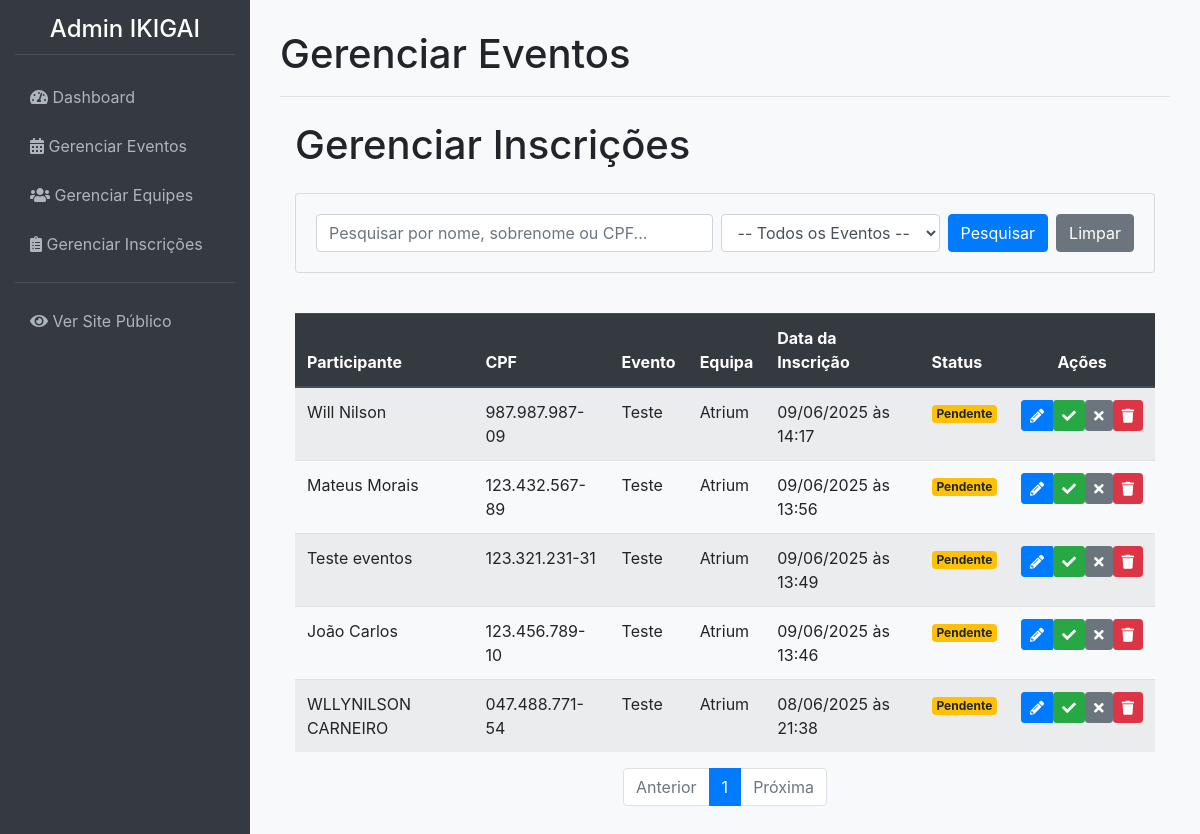
The app's page /admin/gerenciar_inscricoes (signed in), older data.
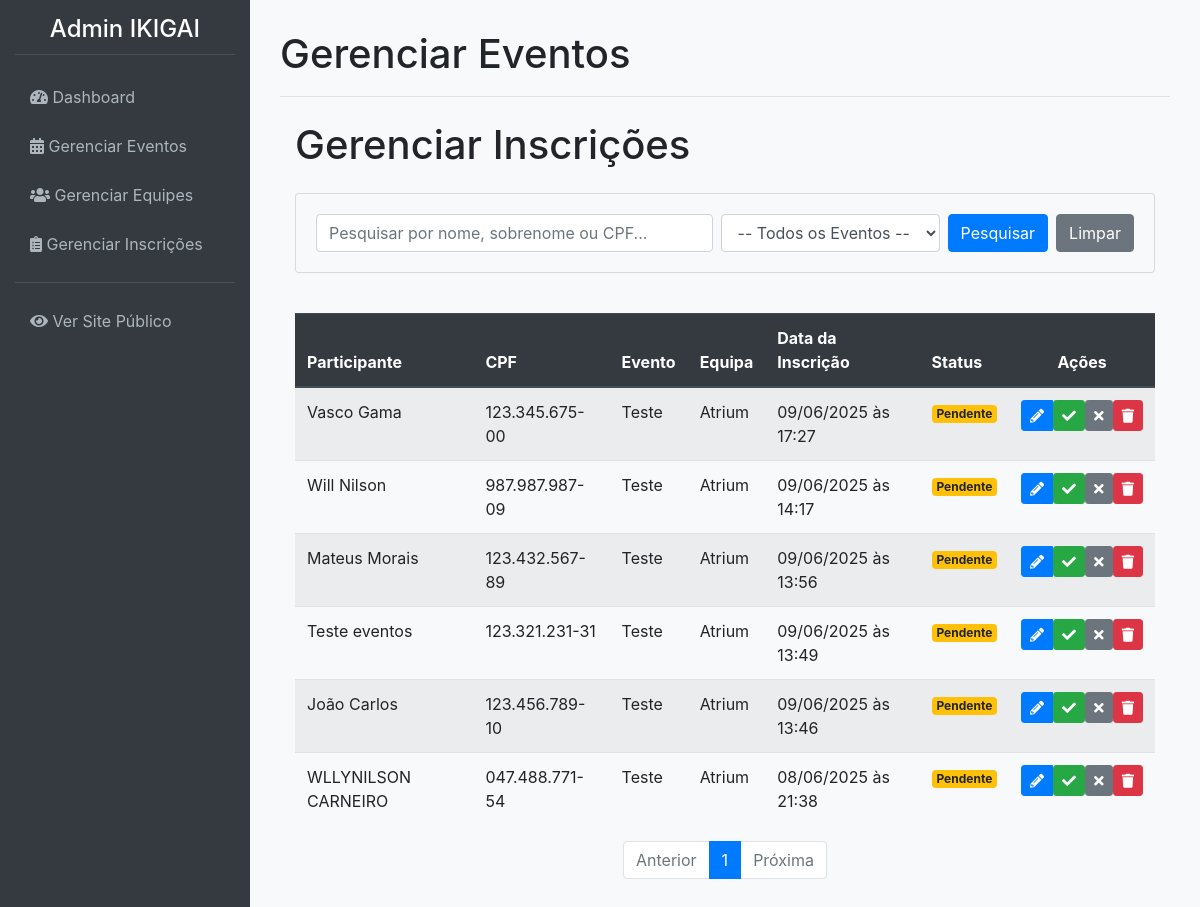
The same page, newer data.
### app/models.py (models this page shows, shortened)
class Inscricao(db.Model):
    __tablename__ = 'inscricoes'
    id = db.Column(db.Integer, primary_key=True)
    nome_participante = db.Column(db.String(100), nullable=False)
    sobrenome_participante = db.Column(db.String(100), nullable=False)
    idade = db.Column(db.Integer, nullable=False)
    cpf = db.Column(db.String(14), nullable=False)
    telefone = db.Column(db.String(20), nullable=False)
    data_inscricao = db.Column(db.DateTime, default=datetime.utcnow)
    evento_id = db.Column(db.Integer, db.ForeignKey('eventos.id'), nullable=False)
    equipe_id = db.Column(db.Integer, db.ForeignKey('equipes.id'), nullable=False)
    status = db.Column(db.String(20), nullable=False, default='Pendente')
    email = db.Column(db.String(100), nullable=False, unique=True)
    __table_args__ = (db.UniqueConstraint('cpf', 'evento_id', name='uq_cpf_evento'),)
    def __repr__(self):
        return f'<Inscricao {self.nome_participante} no evento {self.evento_id}>'

class Evento(db.Model):
    __tablename__ = 'eventos'
    id = db.Column(db.Integer, primary_key=True)
    nome_evento = db.Column(db.String(200), nullable=False)
    data_hora_evento = db.Column(db.DateTime, nullable=False)
    palestrante = db.Column(db.String(100))
    imagem_palestrante = db.Column(db.String(300), nullable=True) # URL para a imagem
    descricao = db.Column(db.Text)
    local_evento = db.Column(db.String(200))
    preco = db.Column(db.Float, default=0.0)
    numero_vagas = db.Column(db.Integer, nullable=False)
    inscricoes = db.relationship('Inscricao', backref='evento', lazy=True)

class Equipe(db.Model):
    __tablename__ = 'equipes'
    id = db.Column(db.Integer, primary_key=True)
    nome_equipe = db.Column(db.String(100), nullable=False, unique=True)
    professor_responsavel = db.Column(db.String(100), nullable=False)
    inscricoes = db.relationship('Inscricao', backref='equipe', lazy=True)

### app/admin/routes.py (the view, shortened to what this page needs)
@bp.route('/gerenciar_inscricoes')
@login_required
def gerenciar_inscricoes():
    page = request.args.get('page', 1, type=int)
    termo_pesquisa = request.args.get('q')
    evento_filtro_id = request.args.get('evento_id')
    query = Inscricao.query
    if termo_pesquisa:
        query = query.filter(or_(
            Inscricao.nome_participante.ilike(f'%{termo_pesquisa}%'),
            Inscricao.sobrenome_participante.ilike(f'%{termo_pesquisa}%'),
            Inscricao.cpf.ilike(f'%{termo_pesquisa}%')
        ))
    inscricoes_paginadas = query.order_by(Inscricao.data_inscricao.desc()).paginate(
        page=page, per_page=10, error_out=False
    )
    print(inscricoes_paginadas.items)
    eventos_para_filtro = Evento.query.order_by(Evento.nome_evento).all()
    return render_template('admin/admin_gerenciar_inscricoes.html',
                           inscricoes_paginadas=inscricoes_paginadas,
                           eventos_para_filtro=eventos_para_filtro,
                           titulo='Gerenciar Inscrições')

### app/__init__.py (called while the page is built)
@login_manager.user_loader
def load_user(user_id):
    return models.User.query.get(int(user_id))

### app/admin/routes.py (called while the page is built)
@bp.before_request
def before_request_handler():
    if current_app.config.get('DEBUG') and not current_user.is_authenticated:
        user = User.query.first()
        if user:
            login_user(user)

### app/templates/admin/admin_gerenciar_inscricoes.html (shortened to what the changed rows need)
{% extends 'admin/admin_base.html' %}
{% block page_title %}Gerenciar Eventos{% endblock %}
{% block content %}
    <div class="container">
        <h1 class="mt-4 mb-4">{{ titulo }}</h1>
        <div class="table-responsive">
    <table class="table table-striped table-hover">
        <div class="table-responsive">
            <table class="table table-striped table-hover">
                <thead class="thead-dark">
                <tr>
                    <th>Participante</th>
                    <th>CPF</th>
                    <th>Evento</th>
                    <th>Equipa</th>
                    <th>Data da Inscrição</th>
                    <th>Status</th>
                    <th class="text-center">Ações</th>
                </tr>
                </thead>
                <tbody>
                {% if inscricoes_paginadas.items %}
                    {% for inscricao in inscricoes_paginadas.items %}
                        <tr>
                            <td>{{ inscricao.nome_participante }} {{ inscricao.sobrenome_participante }}</td>
                            <td>{{ inscricao.cpf }}</td>
                            <td>{{ inscricao.evento.nome_evento }}</td>
                            <td>{{ inscricao.equipe.nome_equipe }}</td>
                            <td>{{ inscricao.data_inscricao.strftime('%d/%m/%Y às %H:%M') }}</td>
                            <td>
                                {% if inscricao.status == 'Aprovada' %}
                                    <span class="badge badge-success">{{ inscricao.status }}</span>
                                {% elif inscricao.status == 'Rejeitada' %}
                                    <span class="badge badge-danger">{{ inscricao.status }}</span>
                                {% else %} <span class="badge badge-warning">{{ inscricao.status }}</span>
                                {% endif %}
                            </td>
                            <td class="text-center">
                                <div class="btn-group" role="group">
                                    <a href="{{ url_for('admin.editar_inscricao', inscricao_id=inscricao.id) }}"
                                       class="btn btn-primary btn-sm" title="Editar Inscrição">
                                        <i class="fas fa-pencil-alt"></i>
                                    </a>
                                    {% if inscricao.status == 'Pendente' %}
                                        <form class="d-inline"
                                              action="{{ url_for('admin.aprovar_inscricao', inscricao_id=inscricao.id) }}"
                                              method="post">
                                            <button type="submit" class="btn btn-success btn-sm" title="Aprovar">
                                                <i class="fas fa-check"></i>
                                            </button>
                                        </form>
                                        <form class="d-inline"
                                              action="{{ url_for('admin.rejeitar_inscricao', inscricao_id=inscricao.id) }}"
                                              method="post">
                                            <button type="submit" class="btn btn-secondary btn-sm" title="Rejeitar">
                                                <i class="fas fa-times"></i>
                                            </button>
                                        </form>
                                    {% endif %}
                                    <form class="d-inline"
                                          action="{{ url_for('admin.cancelar_inscricao', inscricao_id=inscricao.id) }}"
                                          method="post"
                                          onsubmit="return confirm('Tem a certeza que deseja EXCLUIR PERMANENTEMENTE esta inscrição?');">
                                        <button type="submit" class="btn btn-danger btn-sm" title="Excluir Inscrição">
                                            <i class="fas fa-trash"></i>
                                        </button>
                                    </form>
                                </div>
                            </td>
                        </tr>
                    {% endfor %}
                {% else %}
                    <tr>
                        <td colspan="7" class="text-center">Nenhuma inscrição encontrada.</td>
                    </tr>
                {% endif %}
                </tbody>
            </table>
        </div>
    <nav aria-label="Navegação das Inscrições">
        <ul class="pagination justify-content-center">
            {% for page_num in inscricoes_paginadas.iter_pages(left_edge=1, right_edge=1, left_current=1, right_current=2) %}
                {% if page_num %}
                    {% if inscricoes_paginadas.page == page_num %}
                        <li class="page-item active"><a class="page-link" href="#">{{ page_num }}</a></li>
                    {% else %}
                        <li class="page-item"><a class="page-link" href="{{ url_for('admin.gerenciar_inscricoes', page=page_num, q=request.args.get('q'), evento_id=request.args.get('evento_id')) }}">{{ page_num }}</a></li>
                    {% endif %}
                {% else %}
                    <li class="page-item disabled"><span class="page-link">...</span></li>
                {% endif %}
            {% endfor %}
        </ul>
    </nav>
    </div>
{% endblock %}

Row changes from the older to the newer data that the page shows:
added Inscricao: nome_participante "Vasco", sobrenome_participante "Gama", cpf "123.345.675-00", evento.nome_evento "Teste", equipe.nome_equipe "Atrium", data_inscricao "09/06/2025 às 17:27", status "Pendente"
